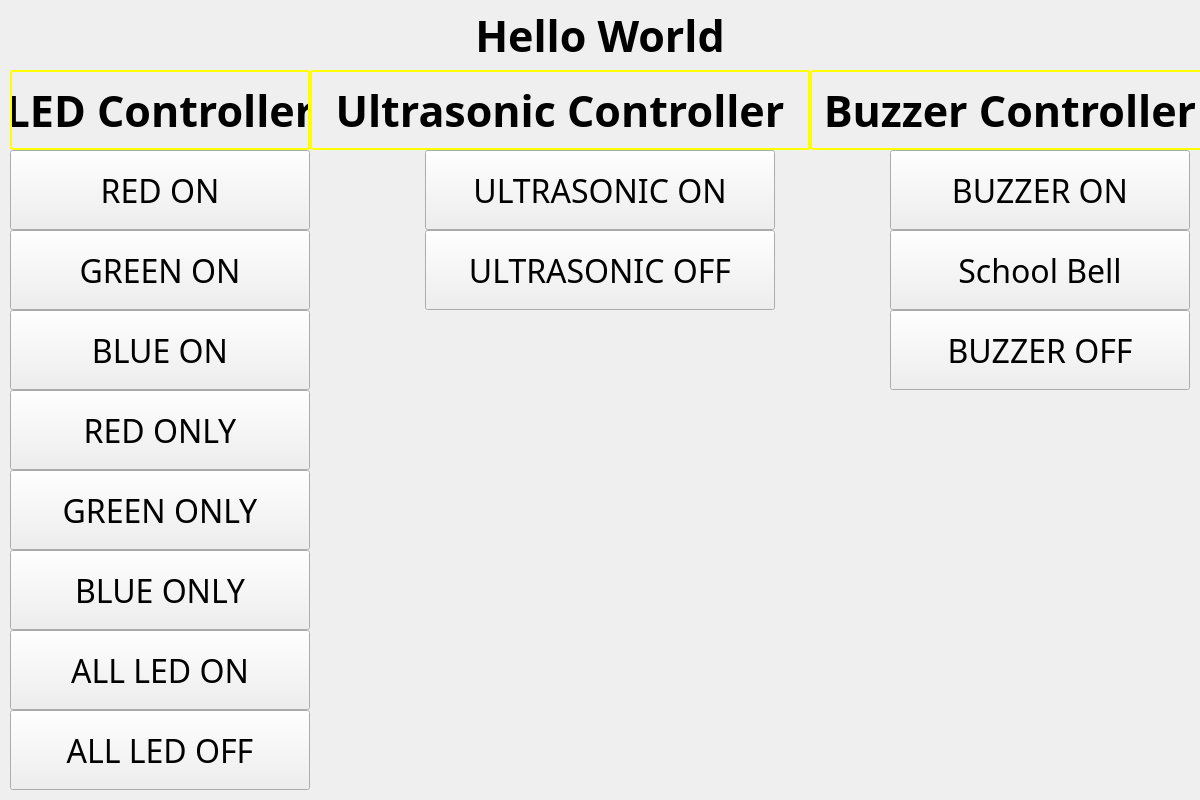
<?xml version="1.0" encoding="UTF-8"?>
<ui version="4.0">
 <class>Form</class>
 <widget class="QWidget" name="Form">
  <property name="enabled">
   <bool>true</bool>
  </property>
  <property name="geometry">
   <rect>
    <x>0</x>
    <y>0</y>
    <width>1200</width>
    <height>800</height>
   </rect>
  </property>
  <property name="windowTitle">
   <string>Mini Project_00 Ver1.0</string>
  </property>
  <widget class="QLabel" name="lable_LED">
   <property name="geometry">
    <rect>
     <x>10</x>
     <y>70</y>
     <width>300</width>
     <height>80</height>
    </rect>
   </property>
   <property name="font">
    <font>
     <family>D2Coding</family>
     <pointsize>32</pointsize>
     <weight>75</weight>
     <bold>true</bold>
    </font>
   </property>
   <property name="layoutDirection">
    <enum>Qt::LeftToRight</enum>
   </property>
   <property name="styleSheet">
    <string notr="true">border-style: solid;
border-width: 2px;
border-color: yellow;
border-radius: 3px</string>
   </property>
   <property name="frameShape">
    <enum>QFrame::NoFrame</enum>
   </property>
   <property name="text">
    <string>LED Controller</string>
   </property>
   <property name="textFormat">
    <enum>Qt::AutoText</enum>
   </property>
   <property name="alignment">
    <set>Qt::AlignCenter</set>
   </property>
  </widget>
  <widget class="QLabel" name="lable_Ultra">
   <property name="geometry">
    <rect>
     <x>310</x>
     <y>70</y>
     <width>500</width>
     <height>80</height>
    </rect>
   </property>
   <property name="font">
    <font>
     <family>D2Coding</family>
     <pointsize>32</pointsize>
     <weight>75</weight>
     <bold>true</bold>
    </font>
   </property>
   <property name="styleSheet">
    <string notr="true">border-style: solid;
border-width: 2px;
border-color: yellow;
border-radius: 3px</string>
   </property>
   <property name="frameShape">
    <enum>QFrame::NoFrame</enum>
   </property>
   <property name="text">
    <string>Ultrasonic Controller</string>
   </property>
   <property name="textFormat">
    <enum>Qt::AutoText</enum>
   </property>
   <property name="alignment">
    <set>Qt::AlignCenter</set>
   </property>
  </widget>
  <widget class="QLabel" name="lable_Buzz">
   <property name="geometry">
    <rect>
     <x>810</x>
     <y>70</y>
     <width>400</width>
     <height>80</height>
    </rect>
   </property>
   <property name="font">
    <font>
     <family>D2Coding</family>
     <pointsize>32</pointsize>
     <weight>75</weight>
     <bold>true</bold>
    </font>
   </property>
   <property name="styleSheet">
    <string notr="true">border-style: solid;
border-width: 2px;
border-color: yellow;
border-radius: 3px</string>
   </property>
   <property name="frameShape">
    <enum>QFrame::NoFrame</enum>
   </property>
   <property name="text">
    <string>Buzzer Controller</string>
   </property>
   <property name="textFormat">
    <enum>Qt::AutoText</enum>
   </property>
   <property name="alignment">
    <set>Qt::AlignCenter</set>
   </property>
  </widget>
  <widget class="QPushButton" name="btnRedOnly">
   <property name="geometry">
    <rect>
     <x>10</x>
     <y>390</y>
     <width>300</width>
     <height>80</height>
    </rect>
   </property>
   <property name="font">
    <font>
     <family>D2Coding</family>
     <pointsize>24</pointsize>
    </font>
   </property>
   <property name="text">
    <string>RED ONLY</string>
   </property>
  </widget>
  <widget class="QPushButton" name="btnBlue">
   <property name="geometry">
    <rect>
     <x>10</x>
     <y>310</y>
     <width>300</width>
     <height>80</height>
    </rect>
   </property>
   <property name="font">
    <font>
     <family>D2Coding</family>
     <pointsize>24</pointsize>
    </font>
   </property>
   <property name="text">
    <string>BLUE ON</string>
   </property>
  </widget>
  <widget class="QPushButton" name="btnGreen">
   <property name="geometry">
    <rect>
     <x>10</x>
     <y>230</y>
     <width>300</width>
     <height>80</height>
    </rect>
   </property>
   <property name="font">
    <font>
     <family>D2Coding</family>
     <pointsize>24</pointsize>
    </font>
   </property>
   <property name="text">
    <string>GREEN ON</string>
   </property>
  </widget>
  <widget class="QPushButton" name="btnRed">
   <property name="geometry">
    <rect>
     <x>10</x>
     <y>150</y>
     <width>300</width>
     <height>80</height>
    </rect>
   </property>
   <property name="font">
    <font>
     <family>D2Coding</family>
     <pointsize>24</pointsize>
    </font>
   </property>
   <property name="text">
    <string>RED ON</string>
   </property>
  </widget>
  <widget class="QPushButton" name="btnLEDoff">
   <property name="geometry">
    <rect>
     <x>10</x>
     <y>710</y>
     <width>300</width>
     <height>80</height>
    </rect>
   </property>
   <property name="font">
    <font>
     <family>D2Coding</family>
     <pointsize>24</pointsize>
    </font>
   </property>
   <property name="text">
    <string>ALL LED OFF</string>
   </property>
  </widget>
  <widget class="QPushButton" name="btnGreenOnly">
   <property name="geometry">
    <rect>
     <x>10</x>
     <y>470</y>
     <width>300</width>
     <height>80</height>
    </rect>
   </property>
   <property name="font">
    <font>
     <family>D2Coding</family>
     <pointsize>24</pointsize>
    </font>
   </property>
   <property name="text">
    <string>GREEN ONLY</string>
   </property>
  </widget>
  <widget class="QPushButton" name="btnBlueOnly">
   <property name="geometry">
    <rect>
     <x>10</x>
     <y>550</y>
     <width>300</width>
     <height>80</height>
    </rect>
   </property>
   <property name="font">
    <font>
     <family>D2Coding</family>
     <pointsize>24</pointsize>
    </font>
   </property>
   <property name="text">
    <string>BLUE ONLY</string>
   </property>
  </widget>
  <widget class="QPushButton" name="btnLEDon">
   <property name="geometry">
    <rect>
     <x>10</x>
     <y>630</y>
     <width>300</width>
     <height>80</height>
    </rect>
   </property>
   <property name="font">
    <font>
     <family>D2Coding</family>
     <pointsize>24</pointsize>
    </font>
   </property>
   <property name="text">
    <string>ALL LED ON</string>
   </property>
  </widget>
  <widget class="QPushButton" name="btnUltraOff">
   <property name="geometry">
    <rect>
     <x>425</x>
     <y>230</y>
     <width>350</width>
     <height>80</height>
    </rect>
   </property>
   <property name="font">
    <font>
     <family>D2Coding</family>
     <pointsize>24</pointsize>
    </font>
   </property>
   <property name="text">
    <string>ULTRASONIC OFF</string>
   </property>
  </widget>
  <widget class="QPushButton" name="btnUltraOn">
   <property name="geometry">
    <rect>
     <x>425</x>
     <y>150</y>
     <width>350</width>
     <height>80</height>
    </rect>
   </property>
   <property name="font">
    <font>
     <family>D2Coding</family>
     <pointsize>24</pointsize>
    </font>
   </property>
   <property name="text">
    <string>ULTRASONIC ON</string>
   </property>
  </widget>
  <widget class="QPushButton" name="btnBuzzSchool">
   <property name="geometry">
    <rect>
     <x>890</x>
     <y>230</y>
     <width>300</width>
     <height>80</height>
    </rect>
   </property>
   <property name="font">
    <font>
     <family>D2Coding</family>
     <pointsize>24</pointsize>
    </font>
   </property>
   <property name="text">
    <string>School Bell</string>
   </property>
  </widget>
  <widget class="QPushButton" name="btnBuzzOn">
   <property name="geometry">
    <rect>
     <x>890</x>
     <y>150</y>
     <width>300</width>
     <height>80</height>
    </rect>
   </property>
   <property name="font">
    <font>
     <family>D2Coding</family>
     <pointsize>24</pointsize>
    </font>
   </property>
   <property name="text">
    <string>BUZZER ON</string>
   </property>
  </widget>
  <widget class="QLabel" name="picPEPE">
   <property name="geometry">
    <rect>
     <x>320</x>
     <y>320</y>
     <width>561</width>
     <height>470</height>
    </rect>
   </property>
   <property name="text">
    <string/>
   </property>
  </widget>
  <widget class="QLabel" name="label_Display">
   <property name="geometry">
    <rect>
     <x>10</x>
     <y>0</y>
     <width>1180</width>
     <height>70</height>
    </rect>
   </property>
   <property name="font">
    <font>
     <family>D2Coding</family>
     <pointsize>32</pointsize>
     <weight>75</weight>
     <bold>true</bold>
    </font>
   </property>
   <property name="layoutDirection">
    <enum>Qt::LeftToRight</enum>
   </property>
   <property name="frameShape">
    <enum>QFrame::NoFrame</enum>
   </property>
   <property name="text">
    <string>Hello World</string>
   </property>
   <property name="textFormat">
    <enum>Qt::AutoText</enum>
   </property>
   <property name="alignment">
    <set>Qt::AlignCenter</set>
   </property>
  </widget>
  <widget class="QPushButton" name="btnBuzzOff">
   <property name="geometry">
    <rect>
     <x>890</x>
     <y>310</y>
     <width>300</width>
     <height>80</height>
    </rect>
   </property>
   <property name="font">
    <font>
     <family>D2Coding</family>
     <pointsize>24</pointsize>
    </font>
   </property>
   <property name="text">
    <string>BUZZER OFF</string>
   </property>
  </widget>
 </widget>
 <resources/>
 <connections/>
</ui>
